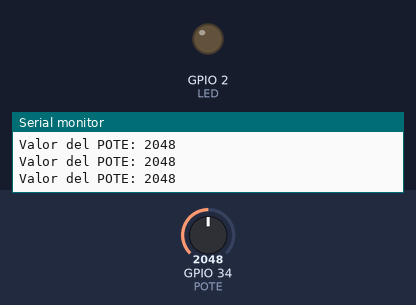
Simulated run of this sketch. Board: ESP32. Parts: output pins drawn as LEDs (lit = HIGH), the last lines printed to the serial monitor. The test bench sets the inputs (shaded band); at power-on: GPIO 34 (POTE) = 2048.

Above: at 1.2 s.
1.3 s: GPIO 34 (POTE) set to 2004
At 2.1 s:
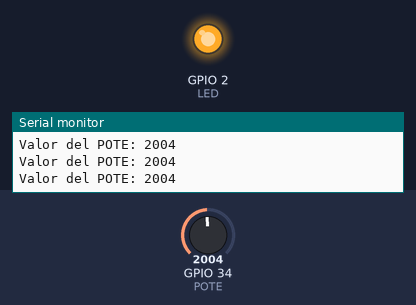
2.9 s: GPIO 34 (POTE) set to 2088
At 3.4 s:
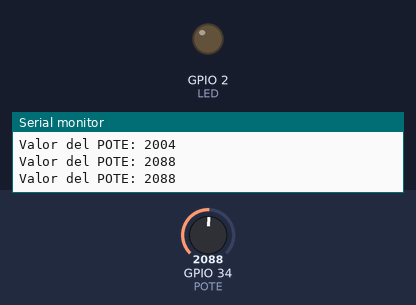
4.5 s: GPIO 34 (POTE) set to 2047
At 5.9 s:
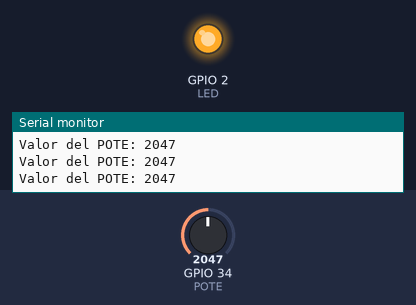
Timing chart, 0 to 7.5 s (numbered marks = the images above; inputs shaded):
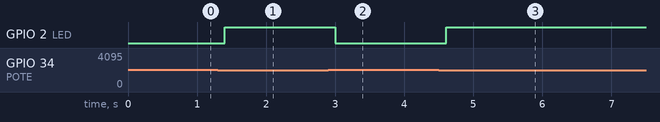

The sketch:

programaPotenciometro.ino
```cpp
// Grupo 4: Tiziano Castro, Tomás Contreras y Tomas Pereyra
#define LED 2
#define POTE 34

const int umbral = 2048;

void setup() {
  Serial.begin(115200);
  pinMode(LED, OUTPUT);
  pinMode(POTE, INPUT);
}


void loop() {
  int valor = analogRead(POTE);
  Serial.print("Valor del POTE: ");
  Serial.println(valor);
  if (valor < umbral) {
    digitalWrite(LED, HIGH);  // Prender LED
  } else {
    digitalWrite(LED, LOW);   // Apagar LED
  }
  delay(200); // Pausa
}
```

Measured:
- the behaviour switches between 2048 and 2047 on GPIO 34 (POTE) (found by bisection; images 0 and 1)
- after the input at 1.3 s, GPIO 2 (LED): LOW → HIGH after 0.10 s
- after the input at 2.9 s, GPIO 2 (LED): HIGH → LOW after 0.10 s
- after the input at 4.5 s, GPIO 2 (LED): LOW → HIGH after 0.11 s
